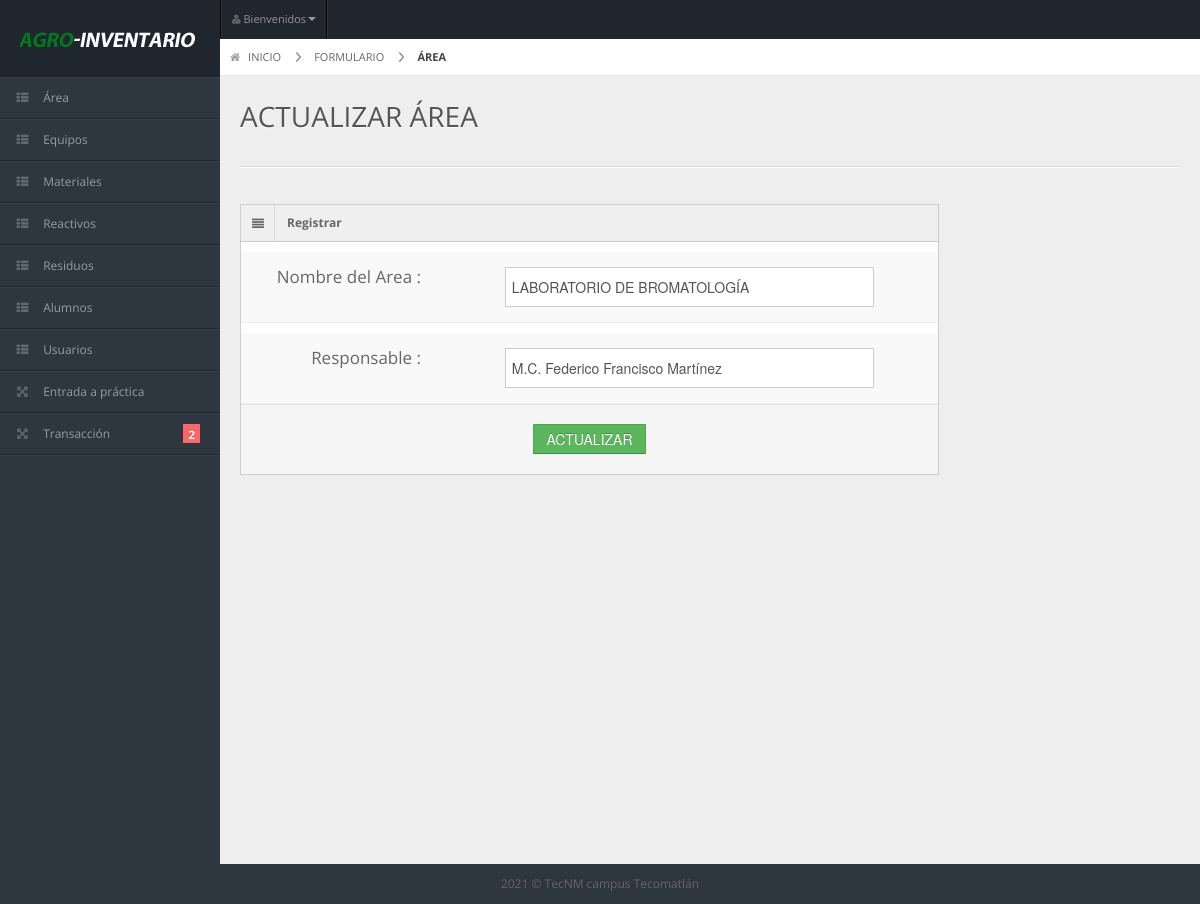
Screenshot of /actualizar_area.php?idarea=1 (signed in) with the database file from the repository.
### tables this page shows
CREATE TABLE `area` (
  `idarea` int(11) NOT NULL,
  `nombrearea` varchar(60) DEFAULT NULL,
  `responsable` varchar(60) DEFAULT NULL
);

### actualizar_area.php (the view, shortened to what this page needs)
 <?php
 if ($_SESSION['validar'] ==1) {
?>
<?php
require_once 'connect.php';
$q_area = $conn->query("SELECT * FROM `area` WHERE `idarea` = '$_REQUEST[idarea]'") or die(mysqli_error());
$fila = $q_area->fetch_array();
?>
<!DOCTYPE html>
<html lang="en">
<head>
<link rel="stylesheet" href="css/bootstrap.min.css" />
<link rel="stylesheet" href="css/bootstrap-responsive.min.css" />
<link rel="stylesheet" href="css/colorpicker.css" />
<link rel="stylesheet" href="css/datepicker.css" />
<link rel="stylesheet" href="css/uniform.css" />
<link rel="stylesheet" href="css/select2.css" />
<link rel="stylesheet" href="css/matrix-style.css" />
<link rel="stylesheet" href="css/matrix-media.css" />
<link rel="stylesheet" href="css/bootstrap-wysihtml5.css" />
<link href="font-awesome/css/font-awesome.css" rel="stylesheet" />
</head>
<body>
<?php
include('menu.php');
?>
<div id="content">
<div id="content-header">
  <div id="breadcrumb"> <a href="index.php" title="Go to Home" class="tip-bottom"><i class="icon-home"></i> INICIO</a> <a href="#" class="tip-bottom">FORMULARIO</a> <a href="#" class="current">ÁREA</a> </div>
  <h1>ACTUALIZAR ÁREA</h1>
</div>
<div class="container-fluid">
  <hr>
  <div class="row-fluid">
    <div class="span9" align="center">
      <div class="widget-box">
        <div class="widget-title"> <span class="icon"> <i class="icon-align-justify"></i> </span>
          <h5>Registrar</h5>
        </div>
        <div class="widget-content nopadding">
          <form method = "POST" action = "edit/edit_area.php?idarea=<?php echo $fila['idarea']?>" class="form-horizontal">
            <div class="control-group">
              <label class="control-label">Nombre del Area :</label>
              <div class="controls">
                <input style="height: 40px" type="text" class="span9" name="nombrearea" value="<?php echo $fila['nombrearea'];?>" required />
              </div>
            </div>
            <div class="control-group">
              <label class="control-label">Responsable :</label>
              <div class="controls">
                <input style="height: 40px" type="text" class="span9" name="responsable" value="<?php echo $fila['responsable'];?>" required />
              </div>
            </div>
            <div class="form-actions">
              <button type="submit" name = "edit_area" class="btn btn-success">ACTUALIZAR</button>
            </div>
          </form>
        </div>
      </div>
    </div>
  </div>
</div></div>
<div class="row-fluid">
  <div id="footer" class="span12"> 2021 &copy; TecNM campus Tecomatlán</a> </div>
</div>
</body>
</html>
<?php
}else{
  header("location:Login.php");
}
?>

### css/matrix-style.css (style rules this page uses)
* { outline:none !important; -moz-outline: none !important; }
html, body { height:100% }
body { overflow-x: hidden; margin-top: -10px; font-family: 'Open Sans', sans-serif; font-size:12px; color:#666; }
a { color:#666; }
select, textarea, input[type="text"], input[type="password"], input[type="datetime"], input[type="datetime-local"], input[type="date"], input[type="month"], input[type="time"], input[type="week"], input[type="number"], input[type="email"], input[type="url"], input[type="search"], input[type="tel"], input[type="color"], .uneditable-input, .label, .dropdown-menu, .btn, .well, .progress, .table-bordered, .btn-group > .btn:first-child, .btn-group > .btn:last-child, .btn-group > .btn:last-child, .btn-group > .dropdown-toggle, .alert { border-radius:0px; }
.btn, textarea, input[type="text"], input[type="password"], input[type="datetime"], input[type="datetime-local"], input[type="date"], input[type="month"], input[type="time"], input[type="week"], input[type="number"], input[type="email"], input[type="url"], input[type="search"], input[type="tel"], input[type="color"], .uneditable-input { box-shadow:none; }
.progress, .progress-success .bar, .progress .bar-success, .progress-warning .bar, .progress .bar-warning, .progress-danger .bar, .progress .bar-danger, .progress-info .bar, .progress .bar-info, .btn, .btn-primary { background-image:none; }
.form-horizontal .form-actions { padding-left:20px; }
#footer { padding:10px; text-align:center; }
hr { border-top-color:#dadada; }
#content { background: none repeat scroll 0 0 #eeeeee; margin-left: 220px; margin-right: 0; padding-bottom: 25px; position: relative; min-height:100%; width: auto; }
#content-header { position: abslute; width: 100%; margin-top: -38px; z-index: 20; }
#content-header h1 { color: #555555; font-size: 28px; font-weight: normal; float: none; text-shadow: 0 1px 0 #ffffff; margin-left: 20px; position: relative; }
#content-header h1, #content-header .btn-group { margin-top: 20px; }
#breadcrumb { background-color: #fff; border-bottom: 1px solid #e3ebed; }
#breadcrumb a { padding: 8px 20px 8px 10px; display: inline-block; background-image: url('../img/breadcrumb.png'); background-position: center right; background-repeat: no-repeat; font-size: 11px; color: #666666; }
#breadcrumb a:last-child { background-image:none; }
#breadcrumb a.current { font-weight: bold; color: #444444; }
#breadcrumb a i { margin-right: 5px; opacity: .6; }
.stat-boxes .peity_bar_good, .stat-boxes .peity_line_good, { color: #459D1C; }
.widget-box { background: none repeat scroll 0 0 #F9F9F9; border-left: 1px solid #CDCDCD; border-top: 1px solid #CDCDCD; border-right: 1px solid #CDCDCD; clear: both; margin-top: 16px; margin-bottom: 16px; position: relative; }
.widget-title, .modal-header, .table th, div.dataTables_wrapper .ui-widget-header { background:#efefef; border-bottom: 1px solid #CDCDCD; height: 36px; }
.widget-title span.icon { padding: 9px 10px 7px 11px; float: left; border-right:1px solid #dadada; }
.widget-title h5 { color: #666; float: left; font-size: 12px; font-weight: bold; padding: 12px; line-height: 12px; margin: 0; }
.widget-content { padding:15px; border-bottom: 1px solid #cdcdcd; }
.nopadding { padding: 0 !important; }
form { margin-bottom: 0; }
.form-horizontal .control-group { border-top: 10px solid #ffffff; border-bottom: 1px solid #eeeeee; margin-bottom: 0; }
.form-horizontal .control-label { padding-top: 15px; width: 180px; font-family: Open Sans; font-size: 17px; }
.form-horizontal .controls { margin-left: 200px; padding: 15px 0; }
.form-horizontal .form-actions { margin-top: 0; margin-bottom: 0; }

### css/matrix-media.css (style rules this page uses)
body { background:#2E363F; }

### rows the page displays
area: nombrearea "LABORATORIO DE BROMATOLOGÍA", responsable "M.C. Federico Francisco Martínez"
